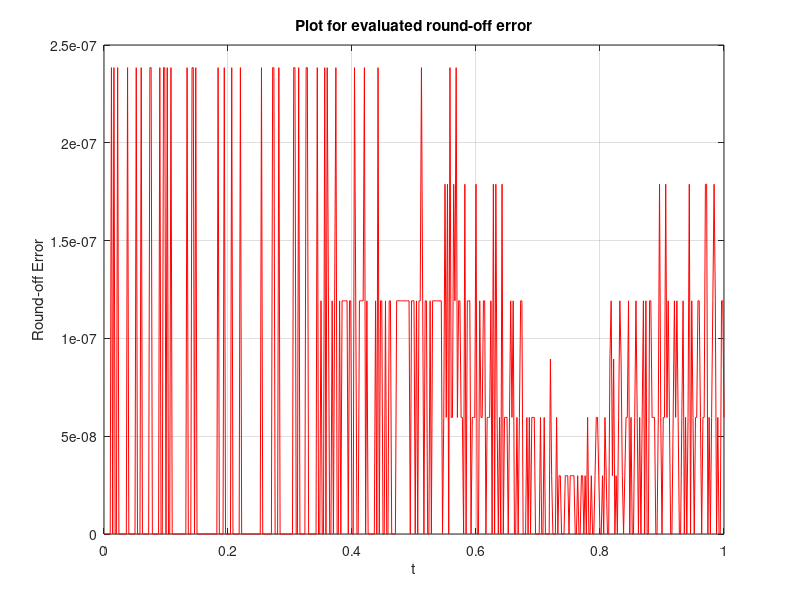

The MATLAB source for this figure:
N = 501;
t = linspace(0, 1, N);

g = @(t) exp(-t) .* (sin(2 * pi * t) + 2);

g_double = g(t);
t_single = single(t);
g_single = g(t_single);

round_off_error = abs(g_double - g_single);

figure;
plot(t, round_off_error, 'r');
xlabel('t');
ylabel('Round-off Error');
title('Plot for evaluated round-off error');
grid on;